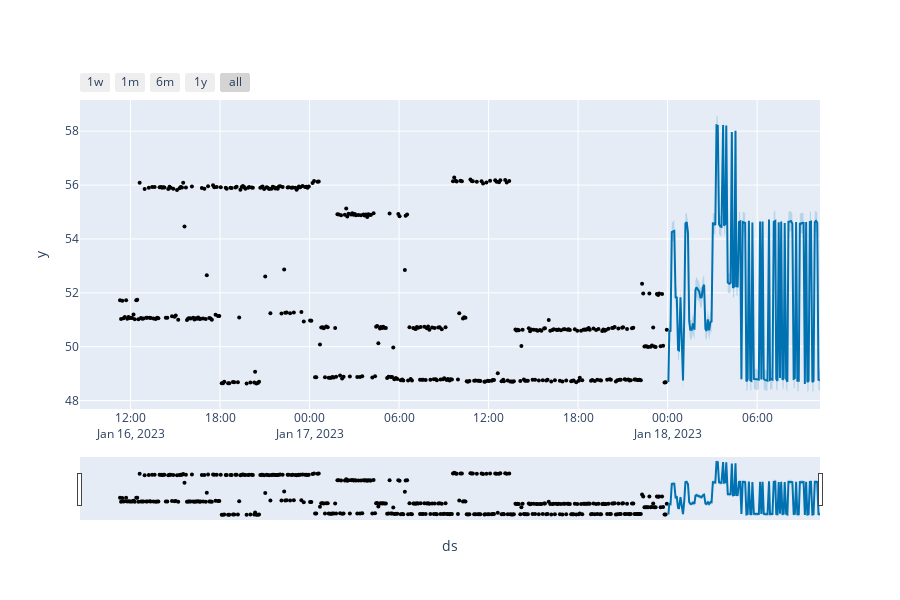

Notebook code cell kept with this figure:
### Code cell
from prophet.plot import plot_plotly, plot_components_plotly
plot_plotly(model,forecast)
